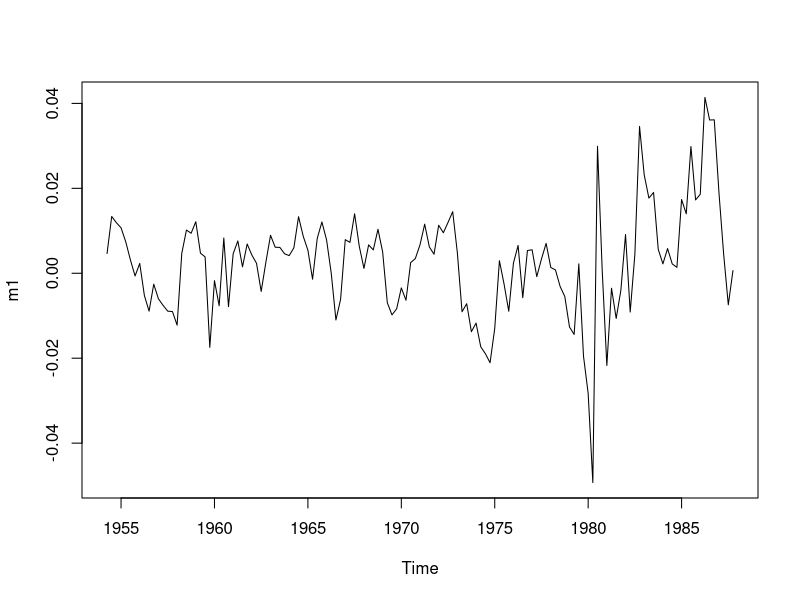

Write R code to recreate this figure.
library(urca)
library(tseries)

data(USeconomic)

m1 <- diff(USeconomic[, 1], 1)

plot(m1)

# Potential break at 76
# p-value < 0.05 => reject null hypothesis
summary(ur.za(m1, model = "both", lag = 3))
